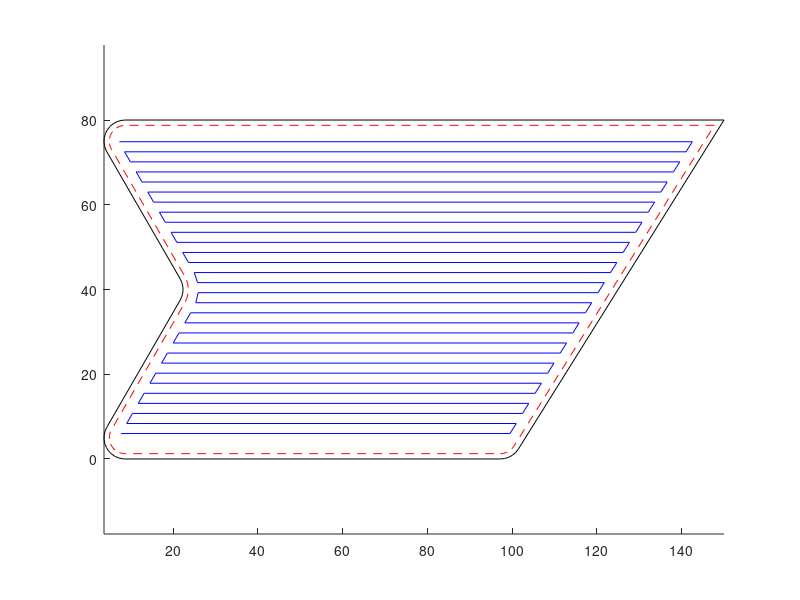

The MATLAB script that drew this image:
clear;
close all;

%we assume an array of N points describing a closed polygon
% points[0] = points[N]
%units in millimeters

%solve for the centers of fillets manually
radius = 5;
f1 =[radius/tand(60/2), radius];
f2 = [(40/tand(60)) - (2*radius*tand(30)), 40];
f3 = [radius/tand(60/2), 80-radius];
f4 = [100 - (radius / tan((pi - atan(8/5))/2)), 5];

temp = [f1; f2; f3; f4];
%plot(temp(:,1), temp(:,2), 'kd')
axis('equal')
hold on

%compute the maximum arc step, this is the same for all fillets
miniumum_arc_length = 1;
dtheta = miniumum_arc_length / radius;
%bottom left fillet
start_1 = 5*pi/6;
end_1 = 3*pi/2;
theta_1 = start_1:dtheta:end_1;
if theta_1(end) ~= end_1
    theta_1(end+1) = end_1;
end
%middle left fillet
start_2 = -pi/6;
end_2 = pi/6;
theta_2 = start_2:dtheta:end_2;
if theta_2(end) ~= end_2
    theta_2(end+1) = end_2;
end
%flip theta_2 to be consitant with winding direction
theta_2 = fliplr(theta_2);
%top left fillet
start_3 = pi/2;
end_3 = 7*pi/6;
theta_3 = start_3:dtheta:end_3;
if theta_3(end) ~= end_3
    theta_3(end+1) = end_3;
end
%bottom right fillet
start_4 = 3*pi/2;
end_4 = (3*pi/2) + atan(8/5);
theta_4 = start_4:dtheta:end_4;
if theta_4(end) ~= end_4
    theta_4(end+1) = end_4;
end

points_x(1) = [150];
points_y(1) = [80];

points_x = [points_x (radius*cos(theta_3) + f3(1)) ...
                     (radius*cos(theta_2) + f2(1)) ...
                     (radius*cos(theta_1) + f1(1)) ...
                     (radius*cos(theta_4) + f4(1)), 150];

points_y = [points_y (radius*sin(theta_3) + f3(2)) ...
                     (radius*sin(theta_2) + f2(2)) ...
                     (radius*sin(theta_1) + f1(2)) ...
                     (radius*sin(theta_4) + f4(2)), 80];

plot(points_x, points_y, 'k-')
hold on

%compute the offset for the last corner
deposition_width = 2.5;
path_offset = deposition_width/2; 

ur_x = 150 - path_offset/tan(atan(8/5)/2);
ur_y = 80 - path_offset;

edge_path_x = [ur_x ((radius- path_offset)*cos(theta_3) + f3(1)) ...
                     ((radius+ path_offset)*cos(theta_2) + f2(1)) ...
                     ((radius - path_offset)*cos(theta_1) + f1(1)) ...
                     ((radius - path_offset)*cos(theta_4) + f4(1)), ur_x];

edge_path_y = [ur_y ((radius- path_offset)*sin(theta_3) + f3(2)) ...
                     ((radius+ path_offset)*sin(theta_2) + f2(2)) ...
                     ((radius- path_offset)*sin(theta_1) + f1(2)) ...
                     ((radius- path_offset)*sin(theta_4) + f4(2)), ur_y];

plot(edge_path_x, edge_path_y, 'r--')
hold on
overlap = 0.95;
bound_offset = deposition_width * overlap + path_offset;
br_x = 150 - bound_offset/tan(atan(8/5)/2);
br_y = 80 - bound_offset;

inner_bound_x = [br_x ((radius- bound_offset)*cos(theta_3) + f3(1)) ...
                     ((radius+ bound_offset)*cos(theta_2) + f2(1)) ...
                     ((radius - bound_offset)*cos(theta_1) + f1(1)) ...
                     ((radius - bound_offset)*cos(theta_4) + f4(1)), br_x];

inner_bound_y = [br_y ((radius- bound_offset)*sin(theta_3) + f3(2)) ...
                     ((radius+ bound_offset)*sin(theta_2) + f2(2)) ...
                     ((radius- bound_offset)*sin(theta_1) + f1(2)) ...
                     ((radius- bound_offset)*sin(theta_4) + f4(2)), br_y];
%plot(inner_bound_x, inner_bound_y, 'r')

%now construct rastering parallel to x axis by brute force
start_y = min(inner_bound_y);
%the first fill raster is offset differently from the others to account for geometry
start_y = start_y;
y_value = start_y;
end_y = max(inner_bound_y);

%store the intersection points from each half of polygon
right_side = [];
left_side = [];

while y_value < end_y
    %test the segments brute force wise
    intersections = [];
    for index = 1:length(inner_bound_x)-1
        if (inner_bound_y(index) < y_value) &(inner_bound_y(index+1) > y_value)
            t = (y_value - inner_bound_y(index)) / (inner_bound_y(index+1) - inner_bound_y(index));
            x_point = inner_bound_x(index) + t * (inner_bound_x(index+1) - inner_bound_x(index));
            right_side(end+1, 1) = x_point;
            right_side(end, 2) = y_value;
        %check the other direction
        elseif (inner_bound_y(index) > y_value) & (inner_bound_y(index+1) < y_value)
            t = (y_value - inner_bound_y(index)) / (inner_bound_y(index+1) - inner_bound_y(index));
            x_point = inner_bound_x(index) + t * (inner_bound_x(index+1) - inner_bound_x(index));
            left_side(end+1, 1) = x_point;
            left_side(end, 2) = y_value;

        end
                
    end
    %compute the intersection locations and draw
    y_value = y_value + deposition_width*overlap;

end

%there really should be two endpoints for each slice
assert(isequal(size(right_side), size(left_side)));

full_path = [];
for index = 1:length(left_side(:,1))
    %alternate
    if mod(index, 2)
        full_path(end+1,:) = left_side(index,:);
        full_path(end+1,:) = right_side(index,:);
    else
        full_path(end+1,:) = right_side(index,:);   
        full_path(end+1,:) = left_side(index,:);  
    end
end

plot(full_path(:,1), full_path(:,2), 'b-')
